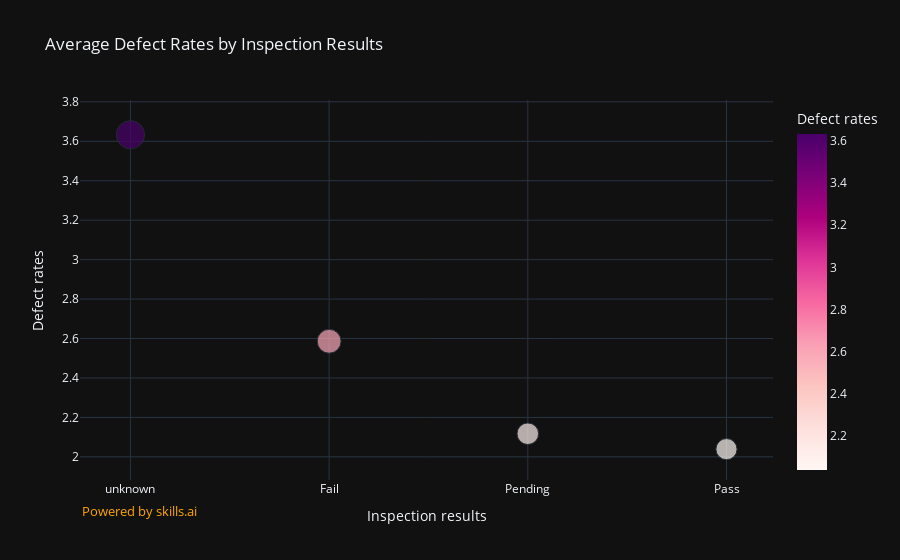

Here is the notebook cell this chart was saved with:
### Code cell
fig = px.scatter(defect_trends, x='Inspection results', y='Defect rates',
                 size='Defect rates',
                 title='Average Defect Rates by Inspection Results',
                 color='Defect rates', color_continuous_scale='RdPu')

fig.update_layout(template='plotly_dark')

fig.add_annotation(dict(font=dict(color='orange',size=13),
                                    x=0,
                                    y=-0.11,
                                    showarrow=False,
                                    text="Powered by skills.ai",
                                    textangle=0,
                                    xanchor='left',
                                    xref="paper",
                                    yref="paper"))
fig.show()

### Figure 1 — Plotly figure (JSON) as saved in the notebook; plotly's stock layout.template omitted (floating-point values rounded to 4 significant figures)
{"data": [{"hovertemplate": "Inspection results=%{x}<br>Defect rates=%{marker.color}<extra></extra>", "legendgroup": "", "marker": {"color": [3.633, 2.586, 2.117, 2.039], "coloraxis": "coloraxis", "size": [3.633, 2.586, 2.117, 2.039], "sizemode": "area", "sizeref": 0.009082, "symbol": "circle"}, "mode": "markers", "name": "", "orientation": "v", "showlegend": false, "type": "scatter", "x": ["unknown", "Fail", "Pending", "Pass"], "xaxis": "x", "y": [3.633, 2.586, 2.117, 2.039], "yaxis": "y"}], "layout": {"annotations": [{"font": {"color": "orange", "size": 13}, "showarrow": false, "text": "Powered by skills.ai", "textangle": 0, "x": 0, "xanchor": "left", "xref": "paper", "y": -0.11, "yref": "paper"}], "coloraxis": {"colorbar": {"title": {"text": "Defect rates"}}, "colorscale": [[0, "rgb(255,247,243)"], [0.125, "rgb(253,224,221)"], [0.25, "rgb(252,197,192)"], [0.375, "rgb(250,159,181)"], [0.5, "rgb(247,104,161)"], [0.625, "rgb(221,52,151)"], [0.75, "rgb(174,1,126)"], [0.875, "rgb(122,1,119)"], [1, "rgb(73,0,106)"]]}, "legend": {"itemsizing": "constant", "tracegroupgap": 0}, "title": {"text": "Average Defect Rates by Inspection Results"}, "xaxis": {"anchor": "y", "domain": [0, 1], "title": {"text": "Inspection results"}}, "yaxis": {"anchor": "x", "domain": [0, 1], "title": {"text": "Defect rates"}}}}
